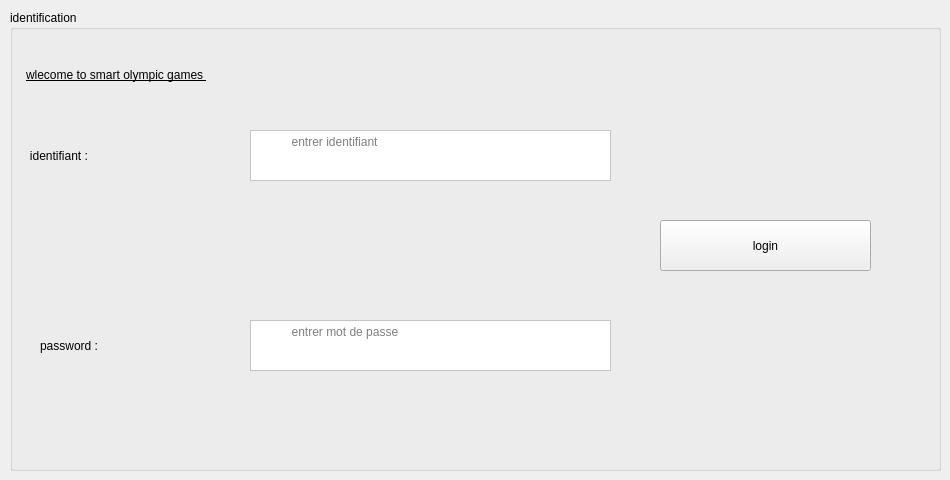
    <widget class="QWidget" name="tab_3">
     <attribute name="title">
      <string>identification </string>
     </attribute>
     <widget class="QGroupBox" name="groupBox">
      <property name="geometry">
       <rect>
        <x>10</x>
        <y>10</y>
        <width>931</width>
        <height>461</height>
       </rect>
      </property>
      <property name="styleSheet">
       <string notr="true">font: 75 italic 20pt &quot;Sitka&quot;;
</string>
      </property>
      <property name="title">
       <string>identification </string>
      </property>
      <widget class="QLabel" name="label">
       <property name="geometry">
        <rect>
         <x>10</x>
         <y>130</y>
         <width>151</width>
         <height>31</height>
        </rect>
       </property>
       <property name="text">
        <string>   identifiant :</string>
       </property>
      </widget>
      <widget class="QTextEdit" name="textEdit">
       <property name="geometry">
        <rect>
         <x>240</x>
         <y>120</y>
         <width>361</width>
         <height>51</height>
        </rect>
       </property>
       <property name="styleSheet">
        <string notr="true">background-color: rgb(255, 255, 255);</string>
       </property>
       <property name="placeholderText">
        <string>           entrer identifiant</string>
       </property>
      </widget>
      <widget class="QLabel" name="label_2">
       <property name="geometry">
        <rect>
         <x>30</x>
         <y>320</y>
         <width>151</width>
         <height>31</height>
        </rect>
       </property>
       <property name="text">
        <string>password :</string>
       </property>
      </widget>
      <widget class="QTextEdit" name="textEdit_2">
       <property name="geometry">
        <rect>
         <x>240</x>
         <y>310</y>
         <width>361</width>
         <height>51</height>
        </rect>
       </property>
       <property name="styleSheet">
        <string notr="true">background-color: rgb(255, 255, 255);</string>
       </property>
       <property name="placeholderText">
        <string>           entrer mot de passe</string>
       </property>
      </widget>
      <widget class="QPushButton" name="pushButton">
       <property name="geometry">
        <rect>
         <x>650</x>
         <y>210</y>
         <width>211</width>
         <height>51</height>
        </rect>
       </property>
       <property name="text">
        <string>login</string>
       </property>
      </widget>
      <widget class="QLabel" name="label_3">
       <property name="geometry">
        <rect>
         <x>16</x>
         <y>39</y>
         <width>661</width>
         <height>51</height>
        </rect>
       </property>
       <property name="styleSheet">
        <string notr="true">font: 20pt &quot;Lucida Calligraphy&quot;;

text-decoration: underline;</string>
       </property>
       <property name="text">
        <string>wlecome to smart olympic games </string>
       </property>
      </widget>
     </widget>
    </widget>
